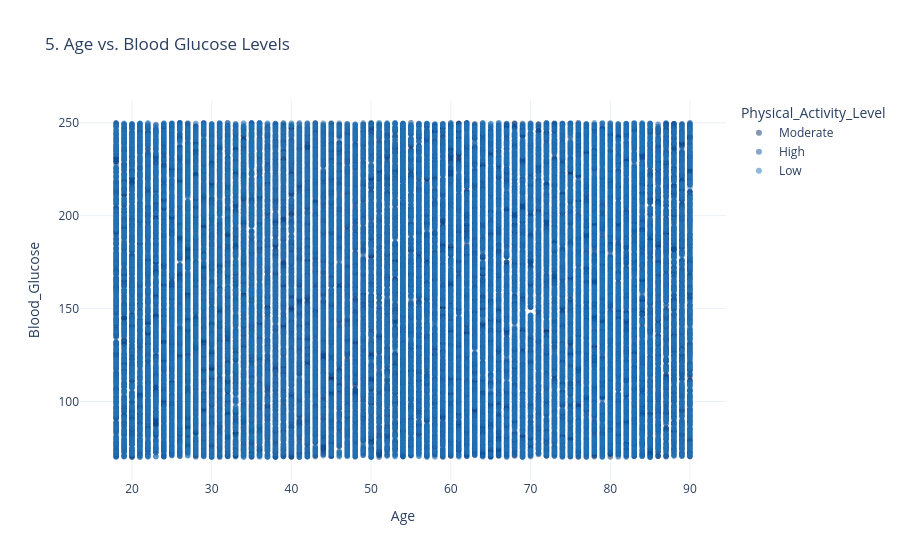

Notebook source saved alongside this figure:
### Markdown cell above
## 5. Age vs. Blood Glucose

### Code cell
fig5 = px.scatter( 
    df_clean,
    x="Age",
    y="Blood_Glucose", 
    color="Physical_Activity_Level",
    opacity=0.5, 
    title="5. Age vs. Blood Glucose Levels",
    color_discrete_sequence=px.colors.sequential.Blues_r,
    template="plotly_white" )
fig5.show()

### Figure 1 — Plotly figure (JSON) as saved in the notebook; plotly's stock layout.template omitted (floating-point values rounded to 4 significant figures; data arrays with more than 128 entries replaced by an {"elided": "..."} marker saying what was removed)
{"data": [{"hovertemplate": "Physical_Activity_Level=Moderate<br>Age=%{x}<br>Blood_Glucose=%{y}<extra></extra>", "legendgroup": "Moderate", "marker": {"color": "rgb(8,48,107)", "opacity": 0.5, "symbol": "circle"}, "mode": "markers", "name": "Moderate", "showlegend": true, "type": "scattergl", "x": {"elided": "16305 float values"}, "xaxis": "x", "y": {"elided": "16305 float values"}, "yaxis": "y"}, {"hovertemplate": "Physical_Activity_Level=High<br>Age=%{x}<br>Blood_Glucose=%{y}<extra></extra>", "legendgroup": "High", "marker": {"color": "rgb(8,81,156)", "opacity": 0.5, "symbol": "circle"}, "mode": "markers", "name": "High", "showlegend": true, "type": "scattergl", "x": {"elided": "16502 float values"}, "xaxis": "x", "y": {"elided": "16502 float values"}, "yaxis": "y"}, {"hovertemplate": "Physical_Activity_Level=Low<br>Age=%{x}<br>Blood_Glucose=%{y}<extra></extra>", "legendgroup": "Low", "marker": {"color": "rgb(33,113,181)", "opacity": 0.5, "symbol": "circle"}, "mode": "markers", "name": "Low", "showlegend": true, "type": "scattergl", "x": {"elided": "17193 float values"}, "xaxis": "x", "y": {"elided": "17193 float values"}, "yaxis": "y"}], "layout": {"legend": {"title": {"text": "Physical_Activity_Level"}, "tracegroupgap": 0}, "title": {"text": "5. Age vs. Blood Glucose Levels"}, "xaxis": {"anchor": "y", "domain": [0, 1], "title": {"text": "Age"}}, "yaxis": {"anchor": "x", "domain": [0, 1], "title": {"text": "Blood_Glucose"}}}}
